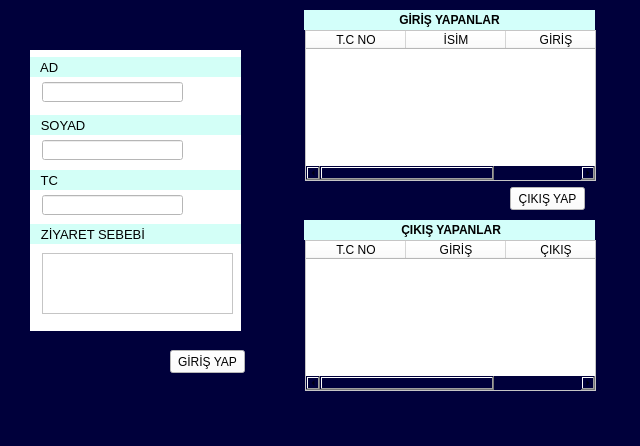
<?xml version="1.0" encoding="UTF-8"?>
<ui version="4.0">
 <class>MainWindow</class>
 <widget class="QMainWindow" name="MainWindow">
  <property name="geometry">
   <rect>
    <x>0</x>
    <y>0</y>
    <width>640</width>
    <height>446</height>
   </rect>
  </property>
  <property name="windowTitle">
   <string>MainWindow</string>
  </property>
  <property name="styleSheet">
   <string notr="true">background-color: rgb(0, 0, 59);</string>
  </property>
  <widget class="QWidget" name="centralwidget">
   <widget class="QTableWidget" name="cikanlar">
    <property name="geometry">
     <rect>
      <x>305</x>
      <y>240</y>
      <width>291</width>
      <height>151</height>
     </rect>
    </property>
    <property name="styleSheet">
     <string notr="true">background-color: rgb(255, 255, 255);</string>
    </property>
    <property name="rowCount">
     <number>0</number>
    </property>
    <attribute name="horizontalHeaderVisible">
     <bool>true</bool>
    </attribute>
    <attribute name="horizontalHeaderCascadingSectionResizes">
     <bool>true</bool>
    </attribute>
    <attribute name="horizontalHeaderHighlightSections">
     <bool>false</bool>
    </attribute>
    <attribute name="horizontalHeaderShowSortIndicator" stdset="0">
     <bool>false</bool>
    </attribute>
    <attribute name="verticalHeaderVisible">
     <bool>false</bool>
    </attribute>
    <attribute name="verticalHeaderHighlightSections">
     <bool>false</bool>
    </attribute>
    <attribute name="verticalHeaderMinimumSectionSize">
     <number>15</number>
    </attribute>
    <column>
     <property name="text">
      <string notr="true">T.C NO</string>
     </property>
     <property name="toolTip">
      <string notr="true"/>
     </property>
     <property name="whatsThis">
      <string notr="true"/>
     </property>
    </column>
    <column>
     <property name="text">
      <string notr="true">GİRİŞ</string>
     </property>
     <property name="toolTip">
      <string notr="true"/>
     </property>
     <property name="whatsThis">
      <string notr="true"/>
     </property>
    </column>
    <column>
     <property name="text">
      <string notr="true">ÇIKIŞ</string>
     </property>
     <property name="toolTip">
      <string notr="true"/>
     </property>
     <property name="whatsThis">
      <string notr="true"/>
     </property>
    </column>
   </widget>
   <widget class="QPushButton" name="cikisyap">
    <property name="geometry">
     <rect>
      <x>510</x>
      <y>187</y>
      <width>75</width>
      <height>23</height>
     </rect>
    </property>
    <property name="styleSheet">
     <string notr="true">background-color: rgb(255, 255, 255);</string>
    </property>
    <property name="text">
     <string>ÇIKIŞ YAP</string>
    </property>
   </widget>
   <widget class="QPushButton" name="girisyap">
    <property name="geometry">
     <rect>
      <x>170</x>
      <y>350</y>
      <width>75</width>
      <height>23</height>
     </rect>
    </property>
    <property name="styleSheet">
     <string notr="true">background-color: rgb(255, 255, 255);</string>
    </property>
    <property name="text">
     <string>GİRİŞ YAP</string>
    </property>
   </widget>
   <widget class="QTableWidget" name="girenler">
    <property name="geometry">
     <rect>
      <x>305</x>
      <y>30</y>
      <width>291</width>
      <height>151</height>
     </rect>
    </property>
    <property name="styleSheet">
     <string notr="true">background-color: rgb(255, 255, 255);</string>
    </property>
    <attribute name="horizontalHeaderVisible">
     <bool>true</bool>
    </attribute>
    <attribute name="horizontalHeaderCascadingSectionResizes">
     <bool>true</bool>
    </attribute>
    <attribute name="horizontalHeaderHighlightSections">
     <bool>false</bool>
    </attribute>
    <attribute name="verticalHeaderVisible">
     <bool>false</bool>
    </attribute>
    <attribute name="verticalHeaderHighlightSections">
     <bool>false</bool>
    </attribute>
    <attribute name="verticalHeaderMinimumSectionSize">
     <number>15</number>
    </attribute>
    <column>
     <property name="text">
      <string notr="true">T.C NO</string>
     </property>
     <property name="toolTip">
      <string notr="true"/>
     </property>
     <property name="whatsThis">
      <string notr="true"/>
     </property>
    </column>
    <column>
     <property name="text">
      <string notr="true">İSİM</string>
     </property>
     <property name="toolTip">
      <string notr="true"/>
     </property>
     <property name="whatsThis">
      <string notr="true"/>
     </property>
    </column>
    <column>
     <property name="text">
      <string notr="true">GİRİŞ</string>
     </property>
     <property name="toolTip">
      <string notr="true"/>
     </property>
     <property name="whatsThis">
      <string notr="true"/>
     </property>
    </column>
   </widget>
   <widget class="QLabel" name="label">
    <property name="geometry">
     <rect>
      <x>304</x>
      <y>220</y>
      <width>291</width>
      <height>20</height>
     </rect>
    </property>
    <property name="font">
     <font>
      <weight>75</weight>
      <bold>true</bold>
     </font>
    </property>
    <property name="styleSheet">
     <string notr="true">background-color: rgb(211, 255, 250);</string>
    </property>
    <property name="text">
     <string notr="true"> ÇIKIŞ YAPANLAR</string>
    </property>
    <property name="alignment">
     <set>Qt::AlignCenter</set>
    </property>
   </widget>
   <widget class="QLabel" name="label1">
    <property name="geometry">
     <rect>
      <x>304</x>
      <y>10</y>
      <width>291</width>
      <height>20</height>
     </rect>
    </property>
    <property name="font">
     <font>
      <weight>75</weight>
      <bold>true</bold>
     </font>
    </property>
    <property name="styleSheet">
     <string notr="true">background-color: rgb(211, 255, 250);</string>
    </property>
    <property name="text">
     <string notr="true">GİRİŞ YAPANLAR</string>
    </property>
    <property name="alignment">
     <set>Qt::AlignCenter</set>
    </property>
   </widget>
   <widget class="QWidget" name="horizontalLayoutWidget">
    <property name="geometry">
     <rect>
      <x>30</x>
      <y>50</y>
      <width>211</width>
      <height>281</height>
     </rect>
    </property>
    <layout class="QHBoxLayout" name="horizontalLayout">
     <item>
      <widget class="QWidget" name="widget" native="true">
       <property name="styleSheet">
        <string notr="true">background-color: rgb(255, 255, 255);</string>
       </property>
       <property name="inputMethodHints">
        <set>Qt::ImhLatinOnly</set>
       </property>
       <widget class="QLabel" name="label_5">
        <property name="geometry">
         <rect>
          <x>0</x>
          <y>120</y>
          <width>211</width>
          <height>20</height>
         </rect>
        </property>
        <property name="font">
         <font>
          <pointsize>10</pointsize>
          <weight>50</weight>
          <bold>false</bold>
         </font>
        </property>
        <property name="styleSheet">
         <string notr="true">background-color: rgb(211, 255, 247);</string>
        </property>
        <property name="text">
         <string notr="true">   TC</string>
        </property>
       </widget>
       <widget class="QLabel" name="label_6">
        <property name="geometry">
         <rect>
          <x>0</x>
          <y>65</y>
          <width>211</width>
          <height>20</height>
         </rect>
        </property>
        <property name="font">
         <font>
          <pointsize>10</pointsize>
          <weight>50</weight>
          <bold>false</bold>
         </font>
        </property>
        <property name="styleSheet">
         <string notr="true">background-color: rgb(211, 255, 247);</string>
        </property>
        <property name="text">
         <string notr="true">   SOYAD</string>
        </property>
       </widget>
       <widget class="QLabel" name="label_7">
        <property name="geometry">
         <rect>
          <x>0</x>
          <y>7</y>
          <width>211</width>
          <height>20</height>
         </rect>
        </property>
        <property name="font">
         <font>
          <pointsize>10</pointsize>
          <weight>50</weight>
          <bold>false</bold>
         </font>
        </property>
        <property name="styleSheet">
         <string notr="true">background-color: rgb(211, 255, 247);</string>
        </property>
        <property name="text">
         <string notr="true">   AD</string>
        </property>
       </widget>
       <widget class="QLineEdit" name="ad">
        <property name="geometry">
         <rect>
          <x>12</x>
          <y>32</y>
          <width>141</width>
          <height>20</height>
         </rect>
        </property>
        <property name="text">
         <string notr="true"/>
        </property>
       </widget>
       <widget class="QLineEdit" name="soyad">
        <property name="geometry">
         <rect>
          <x>12</x>
          <y>90</y>
          <width>141</width>
          <height>20</height>
         </rect>
        </property>
        <property name="inputMethodHints">
         <set>Qt::ImhLatinOnly</set>
        </property>
        <property name="text">
         <string notr="true"/>
        </property>
       </widget>
       <widget class="QLineEdit" name="tc">
        <property name="geometry">
         <rect>
          <x>12</x>
          <y>145</y>
          <width>141</width>
          <height>20</height>
         </rect>
        </property>
        <property name="inputMethodHints">
         <set>Qt::ImhDigitsOnly</set>
        </property>
        <property name="text">
         <string notr="true"/>
        </property>
       </widget>
       <widget class="QLabel" name="label_8">
        <property name="geometry">
         <rect>
          <x>0</x>
          <y>174</y>
          <width>211</width>
          <height>20</height>
         </rect>
        </property>
        <property name="font">
         <font>
          <pointsize>10</pointsize>
          <weight>50</weight>
          <bold>false</bold>
         </font>
        </property>
        <property name="styleSheet">
         <string notr="true">background-color: rgb(211, 255, 247);</string>
        </property>
        <property name="text">
         <string notr="true">   ZİYARET SEBEBİ</string>
        </property>
       </widget>
       <widget class="QTextEdit" name="ziyaretsebep">
        <property name="geometry">
         <rect>
          <x>12</x>
          <y>203</y>
          <width>191</width>
          <height>61</height>
         </rect>
        </property>
        <property name="documentTitle">
         <string notr="true"/>
        </property>
       </widget>
      </widget>
     </item>
    </layout>
   </widget>
  </widget>
  <widget class="QMenuBar" name="menubar">
   <property name="geometry">
    <rect>
     <x>0</x>
     <y>0</y>
     <width>640</width>
     <height>21</height>
    </rect>
   </property>
  </widget>
  <widget class="QStatusBar" name="statusbar"/>
 </widget>
 <resources/>
 <connections/>
</ui>
